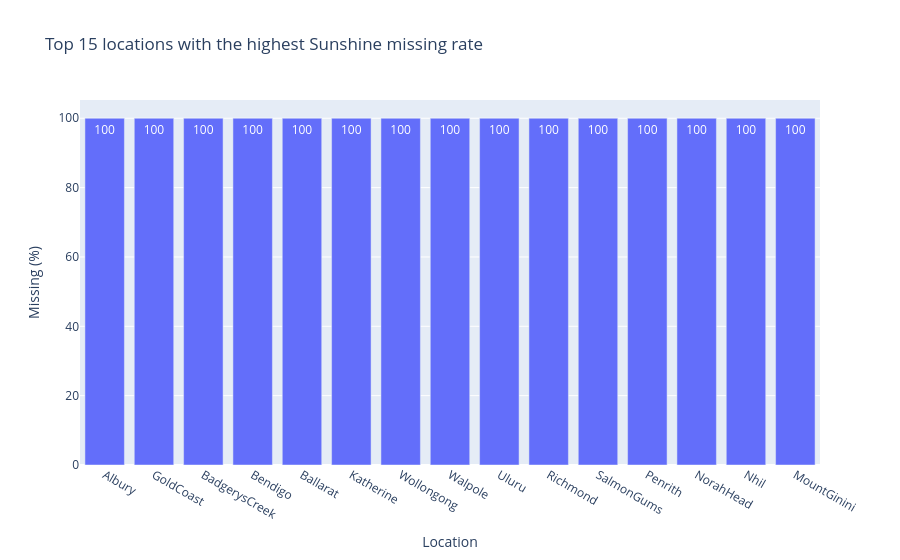

Write notebook code for a chart like this one.
### Markdown cell above
### Hypothesis 1: Location: Are Entire Stations Missing Certain Columns?

### Code cell
# Missing percentage by location for the main high-missing columns
high_missing_cols = ["Sunshine", "Evaporation", "Cloud9am", "Cloud3pm"]

for col in high_missing_cols:
    print(f"\nMissing % of {col} by location:")
    missing_by_location = df.groupby("Location")[col].apply(lambda x: x.isna().mean() * 100).sort_values(ascending=False).round(2)
    print(missing_by_location.to_string())

    top_locations = missing_by_location.head(15).reset_index()
    top_locations.columns = ["Location", "Missing_%"]

    plt.figure(figsize=(12, 5))
    sns.barplot(data=top_locations, x="Location", y="Missing_%")
    plt.title(f"Top locations with the highest missing rate for {col}")
    plt.xlabel("Location")
    plt.ylabel("Missing (%)")
    plt.xticks(rotation=45, ha="right")
    plt.tight_layout()
    plt.savefig(os.path.join(CHARTS_DIR, f"fig_missing_by_location_{col.lower()}.png"),
                dpi=150, bbox_inches="tight")
    plt.show()

# Interactive view for one important variable
sunshine_by_location = df.groupby("Location")["Sunshine"].apply(lambda x: x.isna().mean() * 100).sort_values(ascending=False).head(15).reset_index()
sunshine_by_location.columns = ["Location", "Missing_%"]

fig = px.bar(
    sunshine_by_location,
    x="Location",
    y="Missing_%",
    title="Top 15 locations with the highest Sunshine missing rate",
    text="Missing_%"
)
fig.update_layout(xaxis_title="Location", yaxis_title="Missing (%)")
fig.show()

### Figure 1 — Plotly figure (JSON) as saved in the notebook; plotly's stock layout.template omitted (floating-point values rounded to 4 significant figures)
{"data": [{"hovertemplate": "Location=%{x}<br>Missing_%=%{text}<extra></extra>", "legendgroup": "", "marker": {"color": "#636efa", "pattern": {"shape": ""}}, "name": "", "orientation": "v", "showlegend": false, "text": [100.0, 100.0, 100.0, 100.0, 100.0, 100.0, 100.0, 100.0, 100.0, 100.0, 100.0, 100.0, 100.0, 100.0, 100.0], "textposition": "auto", "type": "bar", "x": ["Albury", "GoldCoast", "BadgerysCreek", "Bendigo", "Ballarat", "Katherine", "Wollongong", "Walpole", "Uluru", "Richmond", "SalmonGums", "Penrith", "NorahHead", "Nhil", "MountGinini"], "xaxis": "x", "y": [100.0, 100.0, 100.0, 100.0, 100.0, 100.0, 100.0, 100.0, 100.0, 100.0, 100.0, 100.0, 100.0, 100.0, 100.0], "yaxis": "y"}], "layout": {"barmode": "relative", "legend": {"tracegroupgap": 0}, "title": {"text": "Top 15 locations with the highest Sunshine missing rate"}, "xaxis": {"anchor": "y", "domain": [0, 1], "title": {"text": "Location"}}, "yaxis": {"anchor": "x", "domain": [0, 1], "title": {"text": "Missing (%)"}}}}
